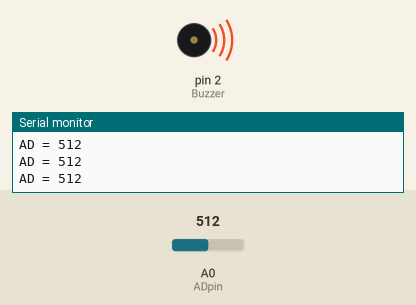
Bench run of a sketch on a simulated Arduino Uno, built with avr-gcc and run on an emulated ATmega328P. Shown: buzzer (waves = sounding, pin HIGH), the last lines printed to the serial monitor. The test bench sets the inputs (shaded band); at power-on: A0 (ADpin) = 512.

Above: at 1.3 s.
1.4 s: A0 (ADpin) set to 23
2.9 s: A0 (ADpin) set to 18
At 4.0 s:
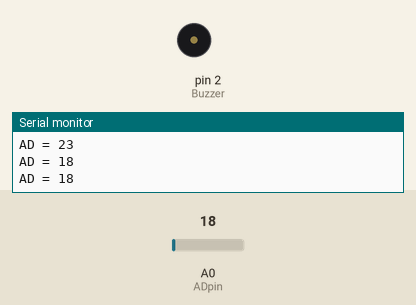
4.5 s: A0 (ADpin) set to 122
At 5.1 s:
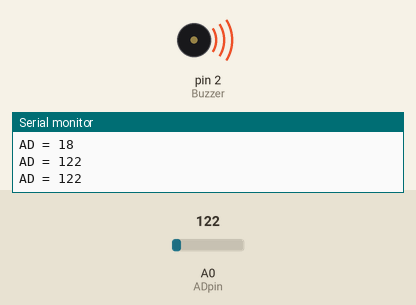
6.0 s: A0 (ADpin) set to 10
At 6.3 s:
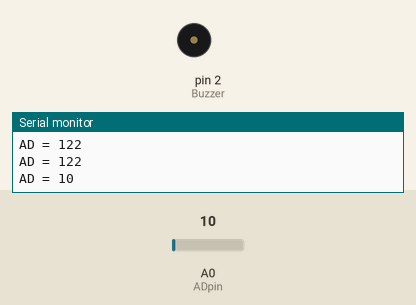
Timing chart, 0 to 8.5 s (numbered marks = the images above; inputs shaded):
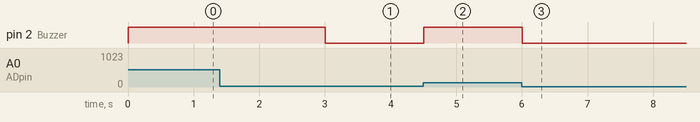

The sketch:

LESSON16.ino
```cpp
/******************************************************************************
----------------本例程仅供学习使用，未经作者允许，不得用于其他用途。-----------
------------------------版权所有，仿冒必究！-----------------------------------
----------------1.开发环境:Arduino IDE-----------------------------------------
----------------2.测试使用开发板型号：Arduino Leonardo or Arduino UNO R3-------
----------------3.单片机使用晶振：16M------------------------------------------
----------------4.淘宝网址：Ilovemcu.taobao.com--------------------------------
----------------------------epic-mcu.taobao.com--------------------------------
----------------5.作者：神秘藏宝室---------------------------------------------
******************************************************************************/
#define ADpin A0
#define Buzzer 2
int ADBuffer = 0;

void setup()
{
  pinMode(Buzzer,OUTPUT);
  Serial.begin(9600);
}

void loop()
{
  ADBuffer = analogRead(ADpin);		//都AD值
  Serial.print("AD = ");
  Serial.println(ADBuffer);

  if(ADBuffer > 20)							//当AD值大于设定值时候
  {
    digitalWrite(Buzzer,HIGH);	//蜂鸣器报警
  }
  else
  {
    digitalWrite(Buzzer,LOW);		//蜂鸣器取消报警
  }
  delay(500);										//延时500ms
}
```

Measured:
- the behaviour switches between 21 and 20 on A0 (ADpin) (found by bisection; images 0 and 1)
- after the input at 2.9 s, pin 2 (Buzzer): HIGH → LOW after 0.10 s
- after the input at 4.5 s, pin 2 (Buzzer): LOW → HIGH at once
- after the input at 6.0 s, pin 2 (Buzzer): HIGH → LOW at once
